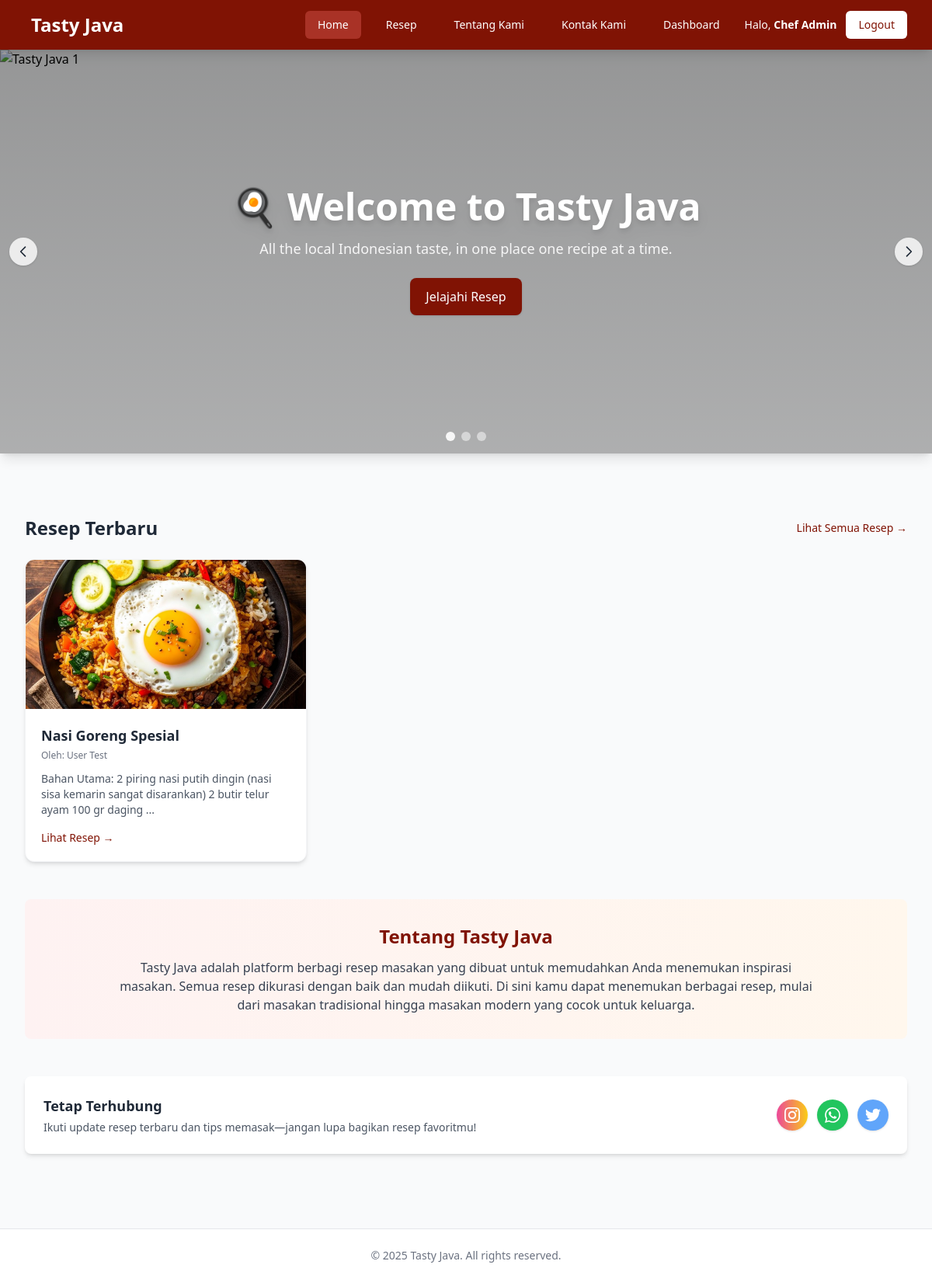
The app's page /public/index.php (signed in) with its own data.
### tables this page shows
CREATE TABLE `recipes` (
  `id` INT AUTO_INCREMENT PRIMARY KEY,
  `title` VARCHAR(255) NOT NULL,
  `ingredients` TEXT NOT NULL COMMENT 'Bahan-bahan resep',
  `instructions` TEXT NOT NULL COMMENT 'Langkah-langkah pembuatan',
  `featured_image` VARCHAR(255) NULL COMMENT 'Path ke gambar masakan',
  `author_id` INT,
  `created_at` TIMESTAMP DEFAULT CURRENT_TIMESTAMP,
  FOREIGN KEY (`author_id`) REFERENCES `users`(`id`) ON DELETE SET NULL
);

CREATE TABLE `users` (
  `id` INT AUTO_INCREMENT PRIMARY KEY,
  `name` VARCHAR(100) NOT NULL,
  `email` VARCHAR(100) NOT NULL UNIQUE,
  `password_hash` VARCHAR(255) NOT NULL,
  `role` ENUM('admin', 'editor', 'user') NOT NULL DEFAULT 'user',
  `created_at` TIMESTAMP DEFAULT CURRENT_TIMESTAMP
);

### public/index.php (the view, shortened to what this page needs)
<?php
include __DIR__ . '/_header.php';
$sql = "SELECT recipes.id, recipes.title, recipes.featured_image, recipes.ingredients, users.name AS author_name
        FROM recipes
        JOIN users ON recipes.author_id = users.id
        ORDER BY recipes.id DESC
        LIMIT 3";
$result = mysqli_query($conn, $sql);
$latest_recipes = [];
if ($result && mysqli_num_rows($result) > 0) {
    while ($row = mysqli_fetch_assoc($result)) {
      $excerpt = substr(strip_tags(htmlspecialchars($row['ingredients'])), 0, 120) . '...';
      $latest_recipes[] = [
        'id' => $row['id'],
        'title' => $row['title'],
        'image' => $row['featured_image'] ? '/tasty_java/' . $row['featured_image'] : 'https://images.unsplash.com/photo-1546069901-ba9599a7e63c?auto=format&fit=crop&q=80&w=1170',
        'author_name' => $row['author_name'],
        'excerpt' => $excerpt
      ];
    }
}
?>
<section class="mb-12">
  <div class="relative">
    <div id="carousel" class="relative overflow-hidden shadow-lg">
      <div class="carousel-slides relative h-[420px] md:h-[520px]">
          <div class="carousel-item absolute inset-0 transition-opacity duration-700 ease-in-out opacity-100" data-index="0" aria-hidden="false">
            <div class="absolute inset-0 flex flex-col justify-center items-start md:items-center text-left md:text-center px-6 md:px-12 text-white">
              <h2 class="text-3xl md:text-5xl font-extrabold drop-shadow-lg leading-tight">🍳 Welcome to Tasty Java</h2>
              <p class="mt-4 text-sm md:text-lg text-white/90 max-w-3xl">All the local Indonesian taste, in one place one recipe at a time.</p>
              <div class="mt-6 flex flex-col sm:flex-row gap-3">
                <a href="recipes.php" class="inline-block bg-primary text-white px-5 py-3 rounded-lg shadow hover:bg-primary-dark transition duration-300">Jelajahi Resep</a>
              </div>
            </div>
          </div>
        </div>
        <button id="prevBtn" class="absolute left-3 top-1/2 -translate-y-1/2 bg-white/80 hover:bg-white text-gray-800 rounded-full p-2 shadow focus:outline-none transition" aria-label="Previous slide">
          <svg class="w-5 h-5" fill="none" stroke="currentColor" viewBox="0 0 24 24"><path stroke-width="2" stroke-linecap="round" stroke-linejoin="round" d="M15 19l-7-7 7-7"/></svg>
        </button>
        <button id="nextBtn" class="absolute right-3 top-1/2 -translate-y-1/2 bg-white/80 hover:bg-white text-gray-800 rounded-full p-2 shadow focus:outline-none transition" aria-label="Next slide">
          <svg class="w-5 h-5" fill="none" stroke="currentColor" viewBox="0 0 24 24"><path stroke-width="2" stroke-linecap="round" stroke-linejoin="round" d="M9 5l7 7-7 7"/></svg>
        </button>
        <div class="absolute bottom-4 left-1/2 -translate-x-1/2 flex gap-2">
          <button class="carousel-dot w-3 h-3 rounded-full bg-white/90" data-to="0" aria-label="Slide 1"></button>
          <button class="carousel-dot w-3 h-3 rounded-full bg-white/50" data-to="1" aria-label="Slide 2"></button>
          <button class="carousel-dot w-3 h-3 rounded-full bg-white/50" data-to="2" aria-label="Slide 3"></button>
        </div>
      </div>
    </div>
  </section>
<div class="max-w-7xl mx-auto px-4 sm:px-6 lg:px-8 py-8">
  <section class="mb-12">
    <div class="flex items-center justify-between mb-6">
      <h2 class="text-2xl font-semibold text-gray-800">Resep Terbaru</h2>
      <a href="recipes.php" class="text-primary hover:underline text-sm font-medium">Lihat Semua Resep →</a>
    </div>
    <div class="grid gap-6 sm:grid-cols-2 lg:grid-cols-3">
      <?php if (empty($latest_recipes)): ?>
        <div class="col-span-full text-center py-12">
          <p class="text-gray-600 text-lg">Belum ada resep yang dipublikasikan.</p>
          <?php if (isset($_SESSION['user_id']) && $_SESSION['user_role'] == 'admin'): ?>
            <a href="admin/create_recipe.php" class="inline-block mt-4 bg-primary text-white px-6 py-3 rounded-lg hover:bg-primary-dark transition">Tambah Resep Pertama</a>
          <?php else: ?>
            <p class="text-gray-500 mt-2">Silakan login sebagai admin untuk menambah resep.</p>
          <?php endif; ?>
        </div>
      <?php else: ?>
        <?php foreach ($latest_recipes as $recipe): ?>
          <article class="bg-white rounded-xl shadow-md overflow-hidden border border-gray-100 hover:shadow-xl transition duration-300">
            <a href="recipe_detail.php?id=<?= $recipe['id'] ?>" class="block h-48">
              <img src="<?= htmlspecialchars($recipe['image']) ?>" alt="<?= htmlspecialchars($recipe['title']) ?>" class="w-full h-full object-cover hover:scale-105 transition duration-300">
            </a>
            <div class="p-5">
              <h3 class="text-lg font-semibold text-gray-800 hover:text-primary transition">
                <a href="recipe_detail.php?id=<?= $recipe['id'] ?>"><?= htmlspecialchars($recipe['title']) ?></a>
              </h3>
              <p class="text-xs text-gray-500 mt-1">Oleh: <?= htmlspecialchars($recipe['author_name']) ?></p>
              <p class="text-sm text-gray-600 mt-3 line-clamp-3"><?= htmlspecialchars($recipe['excerpt']) ?></p>
              <div class="mt-4 flex items-center justify-between">
                <a href="recipe_detail.php?id=<?= $recipe['id'] ?>" class="text-primary font-medium text-sm hover:underline">Lihat Resep →</a>
              </div>
            </div>
          </article>
        <?php endforeach; ?>
      <?php endif; ?>
    </div>
  </section>
  <section class="mb-12 bg-gradient-to-r from-red-50 to-orange-50 rounded-lg p-8">
    <div class="max-w-4xl mx-auto text-center">
      <h2 class="text-2xl font-semibold text-primary">Tentang Tasty Java</h2>
      <p class="mt-3 text-gray-700">
        Tasty Java adalah platform berbagi resep masakan yang dibuat untuk memudahkan Anda menemukan inspirasi masakan.
        Semua resep dikurasi dengan baik dan mudah diikuti. Di sini kamu dapat menemukan berbagai resep,
        mulai dari masakan tradisional hingga masakan modern yang cocok untuk keluarga.
      </p>
    </div>
  </section>
  <section class="mb-16">
    <div class="bg-white rounded-lg shadow-md p-6 flex flex-col md:flex-row items-center justify-between gap-4">
      <div>
        <h3 class="text-lg font-semibold text-gray-800">Tetap Terhubung</h3>
        <p class="text-sm text-gray-600 mt-1">Ikuti update resep terbaru dan tips memasak—jangan lupa bagikan resep favoritmu!</p>
      </div>
      <div class="flex items-center gap-3">
        <a href="https://instagram.com/elyuzar_f" target="_blank" rel="noopener" class="w-10 h-10 flex items-center justify-center rounded-full bg-gradient-to-r from-pink-500 to-yellow-400 shadow hover:scale-110 transition-transform" aria-label="Instagram">
        </a>
        <a href="https://wa.me/6281227948664" target="_blank" rel="noopener" class="w-10 h-10 flex items-center justify-center rounded-full bg-green-500 shadow hover:scale-110 transition-transform" aria-label="WhatsApp">
        </a>
        <a href="https://twitter.com/asaprocky" target="_blank" rel="noopener" class="w-10 h-10 flex items-center justify-center rounded-full bg-blue-400 shadow hover:scale-110 transition-transform" aria-label="Twitter">
        </a>
      </div>
    </div>
  </section>
</div>
<?php
include __DIR__ . '/_footer.php';
?>

### records on screen
recipes: title "Nasi Goreng Spesial", author.name "User Test", excerpt "Bahan Utama: 2 piring nasi putih dingin (nasi sisa kemarin sangat disarankan) 2 butir telur ayam 100 gr daging ..."

### other values on screen
$_SESSION['user_name'] "Chef Admin"
